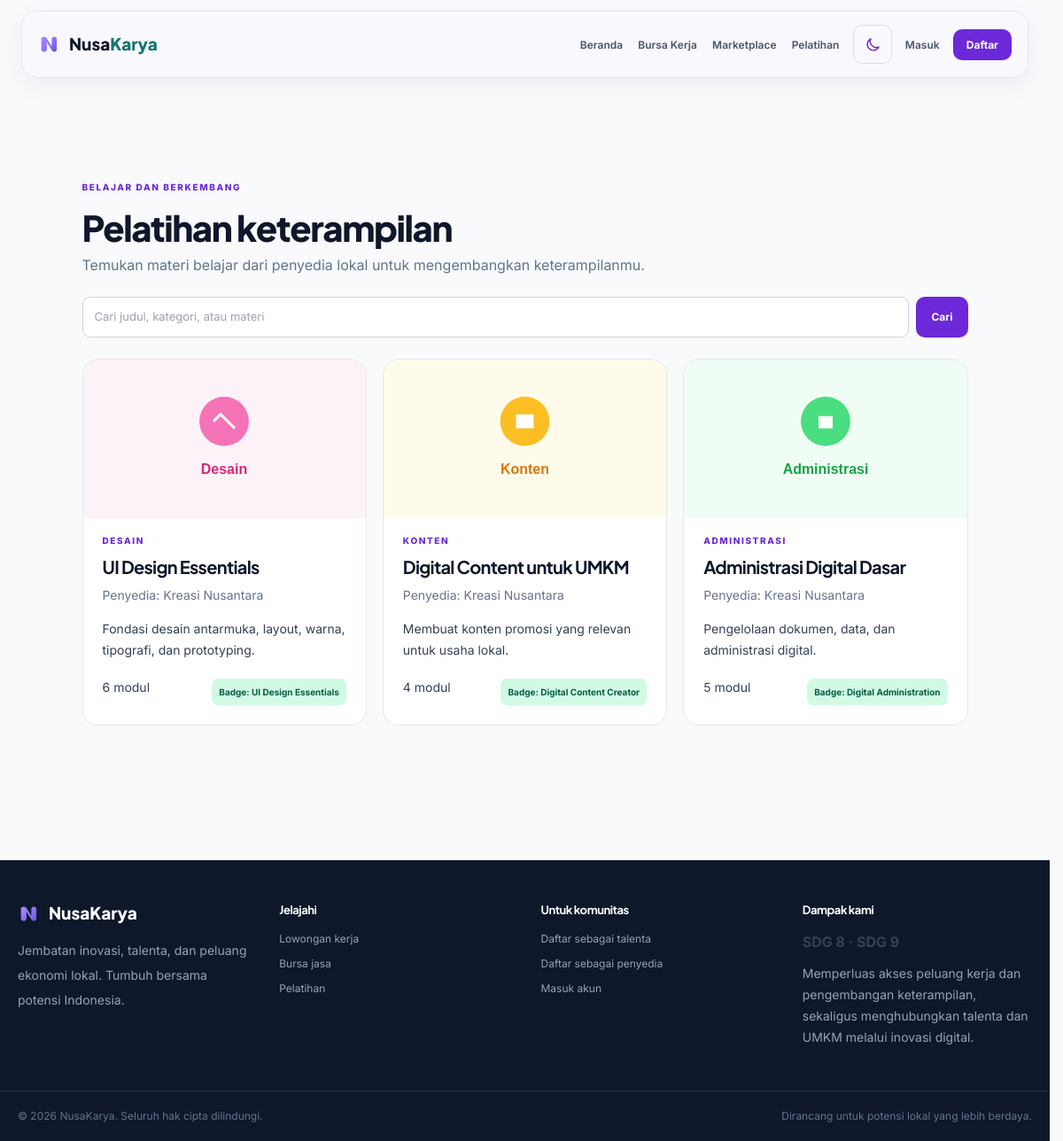
The app's page /pelatihan.php with its own data.
### tables this page shows
CREATE TABLE IF NOT EXISTS pelatihan (
  id BIGINT UNSIGNED AUTO_INCREMENT PRIMARY KEY,
  penyedia_id BIGINT UNSIGNED NOT NULL,
  judul_pelatihan VARCHAR(160) NOT NULL,
  kategori VARCHAR(80) NOT NULL,
  jumlah_modul SMALLINT UNSIGNED NOT NULL DEFAULT 1,
  nama_badge VARCHAR(120) NOT NULL,
  deskripsi TEXT NOT NULL,
  gambar VARCHAR(255) NULL,
  created_at TIMESTAMP NOT NULL DEFAULT CURRENT_TIMESTAMP,
  CONSTRAINT fk_pelatihan_penyedia FOREIGN KEY (penyedia_id) REFERENCES users(id) ON DELETE CASCADE
);

CREATE TABLE IF NOT EXISTS users (
  id BIGINT UNSIGNED AUTO_INCREMENT PRIMARY KEY,
  nama VARCHAR(120) NOT NULL,
  email VARCHAR(160) NOT NULL UNIQUE,
  password VARCHAR(255) NOT NULL,
  role ENUM('admin','penyedia','pekerja') NOT NULL DEFAULT 'pekerja',
  telepon VARCHAR(25) DEFAULT NULL,
  lokasi VARCHAR(120) DEFAULT NULL,
  deskripsi TEXT DEFAULT NULL,
  skills TEXT DEFAULT NULL,
  foto VARCHAR(255) DEFAULT NULL,
  is_verified TINYINT(1) NOT NULL DEFAULT 0,
  created_at TIMESTAMP NOT NULL DEFAULT CURRENT_TIMESTAMP,
  updated_at TIMESTAMP NULL DEFAULT NULL ON UPDATE CURRENT_TIMESTAMP,
  INDEX idx_users_role (role),
  INDEX idx_users_lokasi (lokasi)
);

### config/functions.php (called while the page is built, shortened)
<?php
function e(?string $value): string
{
    return htmlspecialchars((string) $value, ENT_QUOTES, "UTF-8");
}
function card_image(?string $file, string $kategori, string $folder): string
{
    $cat = strtolower(trim($kategori));
    $map = [
        'desain' => 'placeholder-desain.svg',
        'konten' => 'placeholder-konten.svg',
        'teknologi' => 'placeholder-teknologi.svg',
        'administrasi' => 'placeholder-administrasi.svg',
        'lainnya' => 'placeholder-lainnya.svg',
    ];
    $svg = $map[$cat] ?? 'placeholder-default.svg';
    return BASE_URL . '/assets/img/' . $svg;
}

### config/koneksi.php (called while the page is built, shortened)
<?php
$host = 'localhost';
$db   = 'db_nusakarya';
$user = 'root';
$pass = '';
try {
    $mysqli = new mysqli($host, $user, $pass, $db);
    $mysqli->set_charset('utf8mb4');
    require_once __DIR__ . '/database.php';
    $pdo = new Database($mysqli);
} catch (mysqli_sql_exception $e) {
    error_log('Database connection error: ' . $e->getMessage());
    http_response_code(500);
    exit('Koneksi database gagal. Periksa konfigurasi di config/koneksi.php.');
}

### config/database.php (called while the page is built, shortened)
<?php
class Database
{
    private mysqli $connection;
    public function __construct(mysqli $connection) { $this->connection = $connection; }
    public function query(string $sql): DatabaseStatement
    {
        $result = $this->connection->query($sql);
        return new DatabaseStatement(null, $result);
    }
}
class DatabaseStatement
{
    private ?mysqli_result $result;
    public function __construct(?mysqli_stmt $statement, ?mysqli_result $result = null, array $parameterNames = [])
    { $this->statement=$statement; $this->result=$result; $this->parameterNames=$parameterNames; }
    public function fetchAll(): array { return $this->result instanceof mysqli_result?$this->result->fetch_all(MYSQLI_ASSOC):[]; }
}

### pelatihan.php (the view, shortened to what this page needs)
<?php
require_once __DIR__ . '/config/koneksi.php';
require_once __DIR__ . '/config/functions.php';
$keyword = trim($_GET['q'] ?? '');
if ($keyword !== '') {
    $stmt = $pdo->prepare('SELECT p.*, u.nama AS nama_penyedia FROM pelatihan p JOIN users u ON u.id=p.penyedia_id WHERE p.judul_pelatihan LIKE ? OR p.kategori LIKE ? OR p.deskripsi LIKE ? ORDER BY p.created_at DESC');
    $like = '%' . $keyword . '%';
    $stmt->execute([$like, $like, $like]);
} else {
    $stmt = $pdo->query('SELECT p.*, u.nama AS nama_penyedia FROM pelatihan p JOIN users u ON u.id=p.penyedia_id ORDER BY p.created_at DESC');
}
$items = $stmt->fetchAll();
require __DIR__ . '/includes/header.php';
?>
<main class="dashboard-main">
    <p class="eyebrow">Belajar dan berkembang</p>
    <h1 class="dashboard-title">Pelatihan keterampilan</h1>
    <p class="text-slate-500 mb-6">Temukan materi belajar dari penyedia lokal untuk mengembangkan keterampilanmu.</p>
    <form method="get" class="flex flex-wrap gap-2 mb-6"><input class="form-control flex-1 min-w-[220px]" name="q"
            value="<?= e($keyword) ?>" placeholder="Cari judul, kategori, atau materi"><button class="btn-primary"
            type="submit">Cari</button><?php if ($keyword !== ''): ?><a class="btn-secondary"
            href="<?= BASE_URL ?>/pelatihan.php">Reset</a><?php endif; ?></form>
    <?php if ($items): ?><div class="card-grid">
        <?php foreach ($items as $item): ?><article class="job-card">
            <img class="card-thumb" src="<?= e(card_image($item['gambar'] ?? null, $item['kategori'] ?? '', 'uploads/portfolio')) ?>" alt="<?= e($item['judul_pelatihan']) ?>" loading="lazy">
            <p class="eyebrow"><?= e($item['kategori']) ?></p>
            <h2 class="font-bold text-xl text-ink mt-2"><?= e($item['judul_pelatihan']) ?></h2>
            <p class="text-sm text-slate-500 mt-2">Penyedia: <?= e($item['nama_penyedia']) ?></p>
            <p class="text-sm leading-6 mt-4"><?= e($item['deskripsi']) ?></p>
            <div class="mt-5 flex flex-wrap justify-between gap-2 text-sm"><span><?= (int)$item['jumlah_modul'] ?>
                    modul</span><span class="badge-green">Badge: <?= e($item['nama_badge']) ?></span></div>
        </article><?php endforeach; ?>
    </div><?php else: ?><div class="empty-state">Belum ada pelatihan yang sesuai.</div><?php endif; ?>
</main>
<?php require __DIR__ . '/includes/footer.php'; ?>

### assets/css/style.css (style rules this page uses)
* { box-sizing: border-box; }
:root { --color-primary: #6d28d9; --color-accent: #047857; --color-neutral-1: #faf8ff; --color-neutral-2: #ddd6fe; --color-text: #1e1b4b; --color-dark-neutral: #17152d; --color-dark-neutral-2: #40386b; --color-dark-card: #252142; --color-dark-text: #faf8ff; }
html { scroll-behavior: smooth; scrollbar-gutter: stable; }
body { font-family: Inter, sans-serif; background: var(--color-neutral-1); color: var(--color-text); min-inline-size: 320px; overflow-x: clip; }
.stats-grid, .section-heading, .card-grid, .section>.max-w-6xl { inline-size: 100%; }
.section>.max-w-6xl, .footer>.max-w-6xl, .dashboard-main { width: min(1280px, 100%); max-width: 1280px !important; margin-inline: auto; }
.font-heading, h1, h2, h3 { font-family: "Plus Jakarta Sans", sans-serif; letter-spacing: -0.035em; }
.btn-primary { display: inline-flex; align-items: center; justify-content: center; gap: 8px; background: var(--color-primary); color: #fff !important; padding: 12px 17px; border-radius: 10px; font-size: 12px; font-weight: 700; transition: transform 300ms, background-color 300ms, box-shadow 300ms; }
.eyebrow { font-size: 10px; letter-spacing: 0.16em; font-weight: 800; color: var(--color-primary); text-transform: uppercase; }
.card-grid { display: grid; grid-template-columns: repeat(3, minmax(0, 1fr)); gap: 18px; }
.job-card { padding: 22px; border: 1px solid #e2e8f0; border-radius: 18px; background: white; transition: 0.2s; overflow: hidden; }
.badge-green { background: #d1fae5; color: #065f46; padding: 5px 8px; border-radius: 7px; font-size: 10px; font-weight: 700; }
.form-control { width: 100%; border: 1px solid #cbd5e1; border-radius: 9px; padding: 12px 13px; font-size: 13px; color: #0f172a; background: white; outline: none; }
.dashboard-main { min-height: 65vh; padding-block: 64px; padding-inline: clamp(24px, 5vw, 64px); }
.dashboard-title { margin-top: 8px; color: #0f172a; font-size: clamp(28px, 4vw, 40px); font-weight: 800; }
@media (prefers-reduced-motion: no-preference) { .dashboard-grid .surface-card, .card-grid .job-card, .stat-card { animation: dashboard-stagger 450ms both; } }
@media (prefers-reduced-motion: no-preference) { .dashboard-grid .surface-card:nth-child(2), .card-grid .job-card:nth-child(2), .stat-card:nth-child(2) { animation-delay: 60ms; } }
@media (prefers-reduced-motion: no-preference) { .dashboard-grid .surface-card:nth-child(3), .card-grid .job-card:nth-child(3), .stat-card:nth-child(3) { animation-delay: 120ms; } }
.dashboard-main { width: min(1120px, calc(100% - 48px)); max-width: 1120px !important; margin: 52px auto 88px; }
.dashboard-main>.eyebrow { margin-bottom: 8px; }
.card-thumb { display: block; width: 100%; aspect-ratio: 16 / 9; object-fit: cover; border-radius: 14px; }
.job-card .card-thumb { display: block !important; width: calc(100% + 44px) !important; max-width: calc(100% + 44px) !important; min-width: calc(100% + 44px) !important; margin: -22px -22px 18px -22px !important; aspect-ratio: 16 / 9; object-fit: cover; border-radius: 17px 17px 0 0 !important; }

### records on screen
pelatihan: shows a picture, kategori "DESAIN", judul_pelatihan "UI Design Essentials", penyedia.nama "Kreasi Nusantara", deskripsi "Fondasi desain antarmuka, layout, warna, tipografi, dan prototyping.", jumlah_modul "6", nama_badge "UI Design Essentials"
pelatihan: shows a picture, kategori "KONTEN", judul_pelatihan "Digital Content untuk UMKM", penyedia.nama "Kreasi Nusantara", deskripsi "Membuat konten promosi yang relevan untuk usaha lokal.", jumlah_modul "4", nama_badge "Digital Content Creator"
pelatihan: shows a picture, kategori "ADMINISTRASI", judul_pelatihan "Administrasi Digital Dasar", penyedia.nama "Kreasi Nusantara", deskripsi "Pengelolaan dokumen, data, dan administrasi digital.", jumlah_modul "5", nama_badge "Digital Administration"
